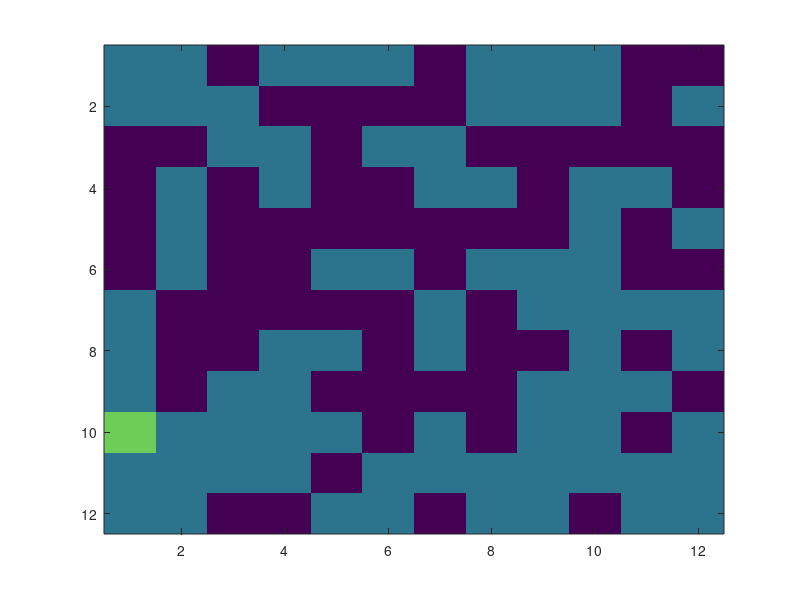

The MATLAB source for this figure: (Note: this script raises an error after producing the figure.)
clc
clf
clear all

gridSize = 10;
fullGridSize = gridSize + 2;    % Extra for periodic boundaries
treeProb = 0.6;

grid = zeros(fullGridSize);

for i = 1:fullGridSize^2
    if rand() < treeProb
        grid(i) = 1;
    end
end

nbhMask = [ 0 1 0 ; 1 0 1 ; 0 1 0];
boundaryMask = zeros(fullGridSize);
boundaryMask(1,:) = 1;
boundaryMask(end,:) = 1;
boundaryMask(:,1) = 1;
boundaryMask(:,end) = 1;

xStart = ceil(rand()*gridSize) + 1;
yStart = ceil(rand()*gridSize) + 1;
grid(xStart, yStart) = 2;

swap = grid(1:2,:);
grid(1:2,:) = grid(end-1:end,:);
grid(end-1:end,:) = swap;
image(25*grid)
swap = grid(:,1:2);
grid(:,1:2) = grid(:,end-1:end);
grid(:,end-1:end) = swap;
image(25*grid)
    

[xFire, yFire] = find(grid == 2);
tic
burning = true;
while burning
    image(25*grid)
    pause(0.5)

    for i = 1:length(xFire)
        neighborhood = grid(xFire(i)-1:xFire(i)+1, yFire(i)-1:yFire(i)+1);
        
        neighborhood((neighborhood == 1) & nbhMask) = 2;
        neighborhood(2,2) = 3;
        
        grid(xFire-1:xFire+1, yFire-1:yFire+1) = neighborhood;
        image(25*grid)
    end
    
    swap = grid(1:2,:);
    grid(1:2,:) = grid(end-1:end,:);
    grid(end-1:end,:) = swap;
    image(25*grid)
    swap = grid(:,1:2);
    grid(:,1:2) = grid(:,end-1:end);
    grid(:,end-1:end) = swap;
    image(25*grid)
    
    grid(grid==2 & boundaryMask) = 0;
    image(25*grid)
    [xFire, yFire] = find(grid == 2);

    if isempty(xFire)
        burning = false;
    end
end
toc
image(25*grid)


disp('Done!')
